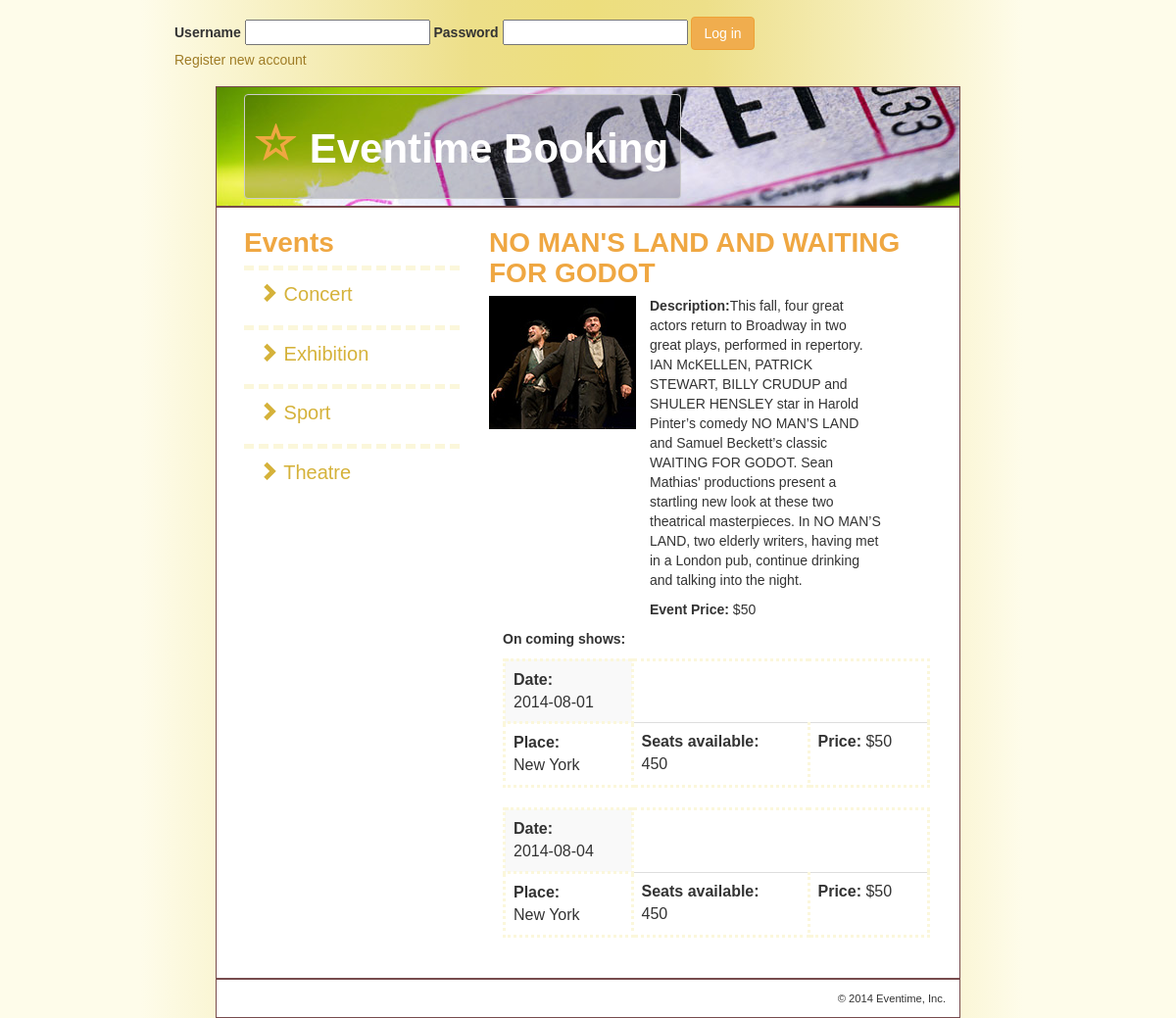
/?action=view_product&product_id=3, run on the app's committed database.
### tables this page shows
CREATE TABLE IF NOT EXISTS `types` (
  `type_id` int(11) NOT NULL,
  `type_name` varchar(255) NOT NULL COMMENT 'Jméno typu',
  PRIMARY KEY (`type_id`)
);

CREATE TABLE IF NOT EXISTS `events` (
  `event_id` int(10) NOT NULL,
  `event_title` varchar(100) NOT NULL,
  `event_contact_name` varchar(50) NOT NULL,
  `event_contact_surname` varchar(50) NOT NULL,
  `event_company` varchar(50) NOT NULL,
  `event_type` int(10) NOT NULL,
  `event_description` text NOT NULL,
  `event_price` int(10) NOT NULL,
  PRIMARY KEY (`event_id`)
);

CREATE TABLE IF NOT EXISTS `event_show` (
  `event_show_id` int(10) NOT NULL,
  `event_show_date` date NOT NULL,
  `event_show_seats` int(4) NOT NULL,
  `event_show_place` varchar(50) NOT NULL,
  `event_show_events_id` int(10) NOT NULL,
  PRIMARY KEY (`event_show_id`)
);

### classes/Login.php (called while the page is built, shortened)
<?php
class Login
{
    public function isUserLoggedIn()
    {
        return false;
    }
}

### model/category_db.php (called while the page is built, shortened)
<?php
function get_categories() {
    global $db;
    $query = 'SELECT * FROM types
              ORDER BY type_name';
    $result = $db->query($query);
    return $result;
}
?>

### model/product_db.php (called while the page is built, shortened)
<?php
function get_product($product_id) {
    global $db;
    $query = "SELECT * FROM events
              WHERE event_id = '$product_id'";
    $product = $db->query($query);
    $product = $product->fetch();
    return $product;
}
?>

### model/show_db.php (called while the page is built)
<?php
function get_shows($product_id) {
    global $db;
    $query = "SELECT * FROM event_show
    WHERE event_show.event_show_events_id = '$product_id'
              ORDER BY event_show_date";
    $shows = $db->query($query);
    return $shows;
}
function get_shows_by_event($product_id) {
    global $db;
    $query = "SELECT * FROM event_show
              WHERE event_show_events_id = '$product_id'
              ORDER BY event_show_date";
    $show = $db->query($query);
    $show = $show->fetch();
    return $show;
}

### product_view.php (the view, shortened to what this page needs)
<?php include '/view/header.php'; ?>
<div id="main">
    <div id="sidebar">
        <h1>Events</h1>
        <ul class="nav">
            <?php foreach ($categories as $category) : ?>
                <li>
                    <a href="?category_id=<?php echo $category['type_id']; ?>">
                        <span class="glyphicon glyphicon-chevron-right"></span>
                        <?php echo $category['type_name']; ?>
                    </a>
                </li>
            <?php endforeach; ?>
        </ul>
    </div>
    <div id="content">
        <h1><?php echo $name; ?></h1>
        <div id="left_column">
            <p>
                <img src="<?php echo $image_filename; ?>"
                     alt="<?php echo $image_alt; ?>" />
            </p>
        </div>
        <div id="right_column">
            <p><strong>Description:</strong><?php echo $description; ?></p>
            <p><strong>Event Price:</strong> $<?php echo $list_price; ?></p>
        </div>
        <div id="bottom_column">
            <p><strong>On coming shows:</strong></p>
            <?php foreach ($shows as $show) : ?>
                <table class="table table-striped table-hover">
                    <tr><td><strong>Date:</strong> <br /><?php echo $show['event_show_date']; ?></td>
                    <tr><td><strong>Place:</strong></br /><?php echo $show['event_show_place']; ?></td>
                        <td><strong>Seats available:</strong><br /> <?php echo $show['event_show_seats']; ?></td>
                        <td><strong>Price: </strong>$<?php echo $list_price; ?>
                        </td>
                        </td></tr></table>
            <?php endforeach; ?>
        </div>
    </div>
</div>

### index.php (shortened to what this page needs)
<div id="main">
    <p><?php include("login/index.php"); ?></p>
</div>
<?php
require('model/database.php');
require('model/product_db.php');
require('model/category_db.php');
require ('model/show_db.php');
if (isset($_POST['action'])) {
    $action = $_POST['action'];
} else if (isset($_GET['action'])) {
    $action = $_GET['action'];
} else {
    $action = 'list_products';
}
if ($action == 'list_products') {
    $category_id = "";
    if (isset($_GET['category_id'])) {
        $category_id = $_GET['category_id'];
    } else {
        $category_id = 1;
    }
    $categories = get_categories();
    $category_name = get_category_name($category_id);
    $products = get_products_by_category($category_id);
    include('product_list.php');
} else if ($action == 'view_product') {
    $categories = get_categories();
    $product_id = $_GET['product_id'];
    $product = get_product($product_id);
    $description = $product['event_description'];
    $name = $product['event_title'];
    $list_price = $product['event_price'];
    $shows = get_shows($product_id);
    $show = get_shows_by_event($product_id);
    $image_filename = './images/' . $product_id . '.jpg';
    $image_alt = 'Image: ' . $name . '.jpg';
    include('product_view.php');
}
?>
<?php include '/view/footer.php'; ?>

### login/index.php (shortened to what this page needs)
<?php
require_once("./classes/Login.php");
$login = new Login();
if ($login->isUserLoggedIn() == true) {
    include("./view/logged_in.php");
} else {
    include("./view/not_logged_in.php");
}
?>

### view/not_logged_in.php (shortened to what this page needs)
<form method="post" action="index.php" name="loginform" class="login_form">
    <label for="login_input_username">Username</label>
    <input id="login_input_username" class="login_input" type="text" name="user_name" required />
    <label for="login_input_password">Password</label>
    <input id="login_input_password" class="login_input" type="password" name="user_password" autocomplete="off" required />
    <input type="submit"  name="login" value="Log in" class="btn btn-warning" />
</form>
<p id="login_form"><a href="register.php">Register new account</a></p>

### view/header.php (shortened to what this page needs)
<!DOCTYPE html PUBLIC "-//W3C//DTD XHTML 1.0 Transitional//EN"
    "http://www.w3.org/TR/xhtml1/DTD/xhtml1-transitional.dtd">
<html xmlns="http://www.w3.org/1999/xhtml">
    <head>
        <link rel="stylesheet" href="//netdna.bootstrapcdn.com/bootstrap/3.1.1/css/bootstrap.min.css">
            <link rel="stylesheet" type="text/css" href="style/main.css" />
    </head>
    <body>
        <div id="page">
            <div id="header">
                <button type="button" class="btn btn-header"><h1><span class="glyphicon glyphicon-star-empty"></span> <a href="./index.php">Eventime Booking</a></h1></button>
            </div>

### view/footer.php
<div id="footer">
    <p class="copyright">
        &copy; <?php echo date("Y"); ?> Eventime, Inc.
    </p>
</div>
</div>
</body>
</html>

### style/main.css (style rules this page uses)
body { margin-top: 0; background: rgb(254,252,234); background: -moz-linear-gradient(left, rgba(254,252,234,1) 0%, rgba(254,252,234,1) 12%, rgba(237,223,137,1) 40%, rgba(237,222,125,1) 50%, rgba(237,223,137,1) 60%, rgba(254,252,234,1) 87%, rgba(254,252,234,1) 100%); background: -webkit-gradient(linear, left top, right top, color-stop(0%,rgba(254,252,234,1)), color-stop(12%,rgba(254,252,234,1)), color-stop(40%,rgba(237,223,137,1)), color-stop(50%,rgba(237,222,125,1)), color-stop(60%,rgba(237,223,137,1)), color-stop(87%,rgba(254,252,234,1)), color-stop(100%,rgba(254,252,234,1))); background: -webkit-linear-gradient(left, rgba(254,252,234,1) 0%,rgba(254,252,234,1) 12%,rgba(237,223,137,1) 40%,rgba(237,222,125,1) 50%,rgba(237,223,137,1) 60%,rgba(254,252,234,1) 87%,rgba(254,252,234,1) 100%); background: -o-linear-gradient(left, rgba(254,252,234,1) 0%,rgba(254,252,234,1) 12%,rgba(237,223,137,1) 40%,rgba(237,222,125,1) 50%,rgba(237,223,137,1) 60%,rgba(254,252,234,1) 87%,rgba(254,252,234,1) 100%); background: -ms-linear-gradient(left, rgba(254,252,234,1) 0%,rgba(254,252,234,1) 12%,rgba(237,223,137,1) 40%,rgba(237,222,125,1) 50%,rgba(237,223,137,1) 60%,rgba(254,252,234,1) 87%,rgba(254,252,234,1) 100%); background: linear-gradient(to right, rgba(254,252,234,1) 0%,rgba(254,252,234,1) 12%,rgba(237,223,137,1) 40%,rgba(237,222,125,1) 50%,rgba(237,223,137,1) 60%,rgba(254,252,234,1) 87%,rgba(254,252,234,1) 100%); filter: progid:DXImageTransform.Microsoft.gradient( startColorstr='#fefcea', endColorstr='#fefcea',GradientType=1 ); font-family: Arial, Helvetica, sans-serif; }
h1 { color: #efa742!important; font-size: 200%; margin: 0; padding: .5em 0 .25em; text-decoration: none; font-weight: bold; }
ul { margin: 0 0 1em 0; padding: 0 0 0 2.5em; }
a { color: #9f7c26; }
li { margin: 0; padding: 0; }
ul.nav { list-style-type: none; margin-left: 0; padding-left: 0; }
ul.nav li { padding-bottom: 0.5em; border-top: 5px dashed #fbf7db; }
.nav>li>a { color: #d5b23a; font-size: 20px; }
table { border: 3px dotted #fbf7db; border-collapse: collapse; }
td, th { border: 3px dotted #fbf7db; padding: .2em .5em .2em .5em; vertical-align: top; text-align: left; }
form { margin: 0; }
#page { width: 760px; margin: 0 auto; background-color: white; border: 1px solid rgb(119, 75, 77); }
#header { background-image:url('../images/bg.jpg'); background-color:#cccccc; margin: 0; border-bottom: 2px solid rgb(119, 75, 77); padding: .5em 2em; }
#header h1 { font-size: 300%; color: #ffffff; text-decoration: none; margin: 0; padding: .5em 0; color: black; }
#header a { color: #ffffff; }
#main { margin: 0; padding: .5em 2em; }
#sidebar { float: left; width: 250px; padding-right: 30px; }
#content { float: left; width: 450px; padding-bottom: 1.5em; }
#left_column { float: left; width: 150px; padding-left: 0em; }
#right_column { width: 250px; float: left; padding-left: 1em; }
#bottom_column { width: 450px; float: left; padding-left: 1em; }
#footer { clear: both; margin-top: 1em; padding-right: 1em; border-top: 2px solid rgb(119, 75, 77); }
#footer p { text-align: right; font-size: 80%; margin: 1em 0; }
.login_form { padding-left: 150px; }
p#login_form { padding-left: 150px; }
.btn-header { color:#333;background-color:rgba(0,0,0,0.2);border-color:#ccc; }

### data on the page
types: type_name "Concert"
types: type_name "Exhibition"
types: type_name "Sport"
types: type_name "Theatre"
events: event_title "NO MAN'S LAND AND WAITING FOR GODOT", event_description "This fall, four great actors return to Broadway in two great plays, performed in repertory. IAN McKELLEN, PATRICK STEWART, BILLY CRUDUP and SHULER HENSLEY star in Harold Pinter’s comedy NO MAN’S LAND and Samuel Beckett’s classic WAITING FOR GODOT. Sean Mathias' productions present a startling new look at these two theatrical masterpieces. In NO MAN’S LAND, two elderly writers, having met in a London pub, continue drinking and talking into the night.", event_price "50"
event_show: event_show_date "2014-08-01", event_show_place "New York", event_show_seats "450"
event_show: event_show_date "2014-08-04", event_show_place "New York", event_show_seats "450"
